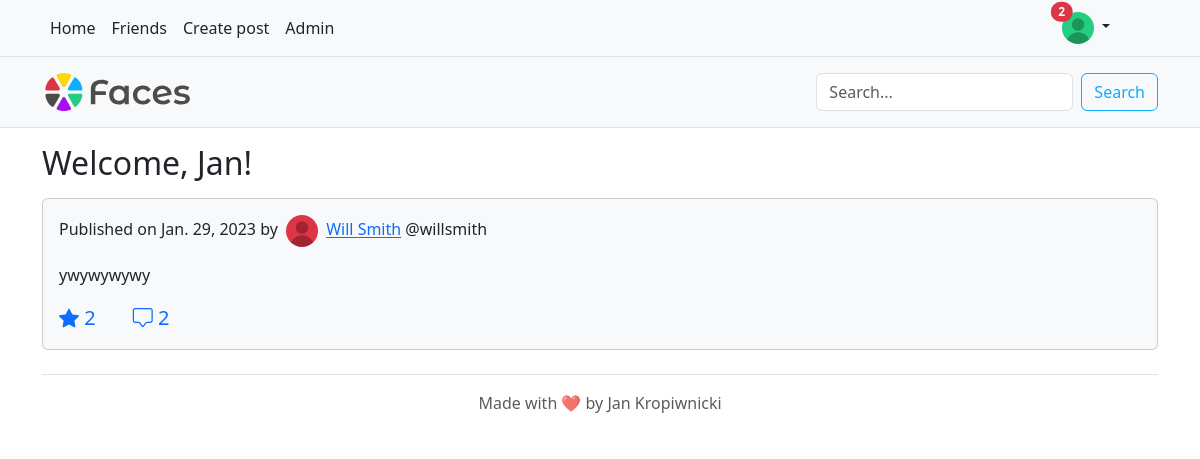
The page / (signed in) on the database its author committed.
### faces_app/models.py (models this page shows)
class ProfilePicture(models.Model):
    user = models.OneToOneField(User, on_delete=models.CASCADE)
    url = models.URLField()

class Person(models.Model):
    user = models.OneToOneField(User, on_delete=models.CASCADE)
    friends = models.ManyToManyField("self")
    notifications = models.JSONField()
    unread = models.PositiveIntegerField()
    POST_VIS_FRIENDS = '0'
    POST_VIS_FRIENDS_FRIENDS = '1'
    POST_VIS_EVERYONE = '2'
    POST_VIS_CHOICES = [
        (POST_VIS_FRIENDS, "Friends"),
        (POST_VIS_FRIENDS_FRIENDS, "Friends' friends"),
        (POST_VIS_EVERYONE, "Everyone"),
    ]
    post_vis = models.PositiveIntegerField(
        choices=POST_VIS_CHOICES,
        default=POST_VIS_FRIENDS
    )

class Post(models.Model):
    content = models.TextField()
    author = models.ForeignKey(Person, on_delete=models.CASCADE)
    date = models.DateTimeField()

### faces_app/views.py (the view)
# urls.py: path('', faces_app.views.index, name="index"),
def index(request):
    post_list = []
    friend_requests = []
    new_people_you_may_know = []
    if request.user.is_authenticated:
        post_list_plain = []
        for friend in request.user.person.friends.all():
            post_list_plain += list(friend.post_set.all())
        post_list_plain.sort(key=lambda x: x.date, reverse=True)
        for post in post_list_plain:
            post_list += [[post, post.content.split("\r\n"), len(post.likeprofile_set.all()),
                           len(post.comment_set.all())]]
        friend_requests = request.user.requestprofile.friend_requests.all()
        people_you_may_know = []
        for friend in request.user.person.friends.all():
            people_you_may_know += friend.friends.all()
        for person in people_you_may_know:
            if person != request.user.person and person not in request.user.person.friends.all():
                mutual_friends = 0
                for friend in request.user.person.friends.all():
                    if friend in person.friends.all():
                        mutual_friends += 1
                new_people_you_may_know += [{"object": person, "mutual_friends": mutual_friends}]
        new_people_you_may_know.sort(key=lambda x: x["mutual_friends"], reverse=True)
    return render(request, "index.html", {
        "post_list": post_list, "friend_requests": friend_requests, "friend_requests_len": len(friend_requests),
        "people_you_may_know": new_people_you_may_know
    })

### templates/index.html (shortened to what this page needs)
{% extends 'base.html' %}
{% load static %}
{% block content %}
    {% if user.is_authenticated %}
        <h2>Welcome, {{ user.first_name }}!</h2>
        {% for post in post_list %}
            <div id="{{ post.0.id }}" class="card bg-light my-3 p-3">
                <p>Published on {{ post.0.date.date }} by
                    <img src="{% static post.0.author.user.profilepicture.url %}" alt="{{ post.0.author.user.username }}" class="rounded-circle mx-1" width="32" height="32">
                    <a href="{% url 'user' post.0.author.user.username %}">
                    {{ post.0.author.user.first_name }} {{ post.0.author.user.last_name }}</a>
                    @{{ post.0.author.user.username }}</p>
                <p>
                {% for line in post.1 %}
                    {{ line }}<br>
                {% endfor %}
                </p>
                <p class="lead text-primary mb-0">
                    {% if user.likeprofile in post.0.likeprofile_set.all %}
                        <a id="like-{{ post.0.id }}" onclick="dislike_{{ post.0.id }}()"><i class="bi bi-star-fill"></i></a>
                    {% else %}
                        <a id="like-{{ post.0.id }}" onclick="like_{{ post.0.id }}()"><i class="bi bi-star"></i></a>
                    {% endif %}
                    <span id="like-count-{{ post.0.id }}">{{ post.2 }}</span>
                    <a href="{% url 'post_page' post.0.id %}" class="text-primary text-decoration-none"><i class="bi bi-chat-square"></i>
                    {{ post.3 }}</a>
                </p>
            </div>
        {% endfor %}
    {% endif %}
{% endblock %}

### templates/base.html (shortened to what this page needs)
{% load static %}
<!DOCTYPE html>
<html lang="en">
<head>
    <link href="https://cdn.jsdelivr.net/npm/bootstrap@5.3.0-alpha1/dist/css/bootstrap.min.css" rel="stylesheet"
>
    <link rel="stylesheet" href="https://cdn.jsdelivr.net/npm/bootstrap-icons@1.10.3/font/bootstrap-icons.css">
</head>
<body>
    <header class="py-3 mb-4 border-bottom bg-light fixed-top">
        <div class="container d-flex flex-wrap justify-content-center">
            <a href="/" class="d-flex align-items-center me-5 me-lg-auto text-dark text-decoration-none">
                <img class="bi me-1" height="38" src="{% static 'img/faces.svg' %}" alt="Faces logo">
            </a>
            {% if user.is_authenticated %}
                <form method="get" class="d-flex mt-3 mt-md-0" role="search" action="{% url 'search_results' %}">
                    <input class="form-control me-2" name="q" type="search" placeholder="Search..." aria-label="Search"
                           value="{% block query %}{% endblock %}" required>
                    <button class="btn btn-outline-primary" type="submit">Search</button>
                </form>
            {% endif %}
        </div>
    </header>
    <nav class="navbar navbar-expand-md py-2 bg-light border-bottom fixed-top">
        <div class="container d-flex flex-wrap">
            <div class="collapse navbar-collapse" id="navbarCollapse">
                {% if not user.is_authenticated %}
                    <ul class="nav me-auto">
                        <li class="nav-item"><a href="#" class="nav-link link-dark px-2 active" aria-current="page">Home</a></li>
                        <li class="nav-item"><a href="#" class="nav-link link-dark px-2">About</a></li>
                        <li class="nav-item"><a href="#" class="nav-link link-dark px-2">FAQs</a></li>
                        <li class="nav-item"><a href="#" class="nav-link link-dark px-2">Contact</a></li>
                    </ul>
                    <ul class="nav">
                        <li class="nav-item"><a href="{% url 'login' %}" class="nav-link link-dark px-2">Login</a></li>
                        <li class="nav-item"><a href="{% url 'register' %}" class="nav-link link-dark px-2">Sign up</a></li>
                    </ul>
                {% else %}
                    <ul class="nav me-auto">
                        <li class="nav-item"><a href="{% url 'index' %}" class="nav-link link-dark px-2 active" aria-current="page">Home</a></li>
                        <li class="nav-item"><a href="{% url 'friends' %}" class="nav-link link-dark px-2">Friends</a></li>
                        <li class="nav-item"><a href="{% url 'create_post' %}" class="nav-link link-dark px-2">Create post</a></li>
                        {% if user.is_staff %}
                            <li class="nav-item"><a href="{% url 'admin:index' %}" class="nav-link link-dark px-2">Admin</a></li>
                        {% endif %}
                    </ul>
                    <div class="dropdown me-5">
                        <a href="#" class="d-block link-dark text-decoration-none dropdown-toggle position-relative" data-bs-toggle="dropdown" aria-expanded="false">
                            <img src="{% static user.profilepicture.url %}" alt="{{ user.username }}" class="rounded-circle" width="32" height="32">
                            {% if user.person.unread %}
                                <span class="position-absolute top-0 start-0 translate-middle badge rounded-pill bg-danger">{{ user.person.unread }}</span>
                            {% endif %}
                        </a>
                    </div>
                {% endif %}
            </div>
        </div>
    </nav>
    <div class="container-sm">
        <main>
            {% block content %}
            {% endblock %}
        </main>
        <footer class="py-3 my-4 border-top text-center text-muted">
            Made with ❤️ by Jan Kropiwnicki
        </footer>
    </div>
</body>
</html>

### templates/base.html (style rules this page uses)
header { top: 57px !important; }
body { padding-top: 9rem; }
:root { --bs-blue: #0eadfd; --bs-purple: #a80df0; --bs-green: #26cc7f; --bs-yellow: #ccab06; }
.btn-outline-primary { --bs-btn-color: var(--bs-blue); --bs-btn-border-color: var(--bs-blue); --bs-btn-active-bg: var(--bs-blue); --bs-btn-active-border-color: var(--bs-blue); --bs-btn-hover-border-color: var(--bs-blue); --bs-btn-hover-bg: var(--bs-blue); }

### rows shown on the page
Post: date "Jan. 29, 2023", author.user_id (picture), author.first_name "Will", author.last_name "Smith", author.username "willsmith", 1 "ywywywywy", post "2"

### other values the page prints
{{ user.person.unread }} "2"
{{ user.first_name }} "Jan"
